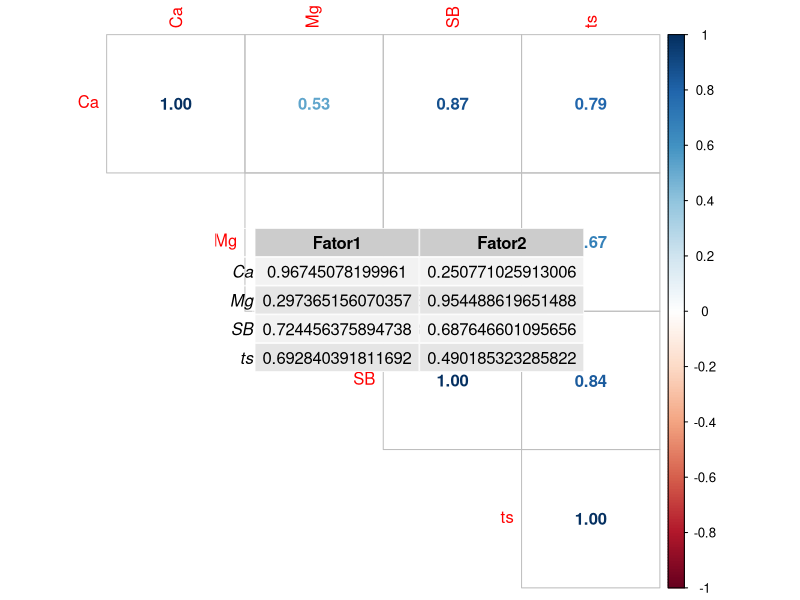
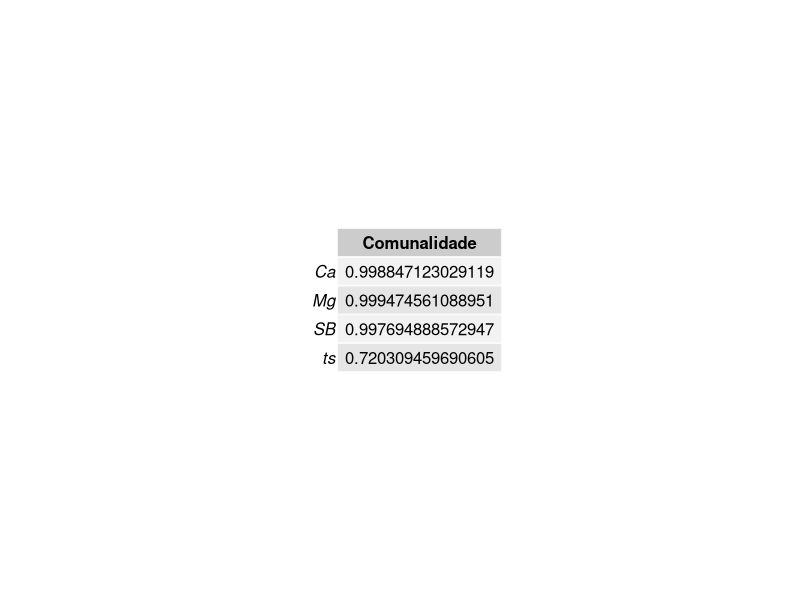
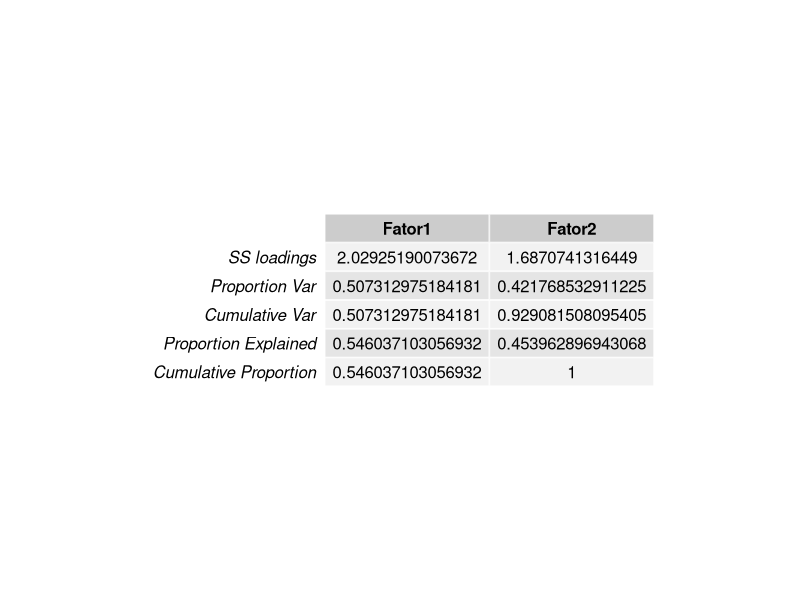
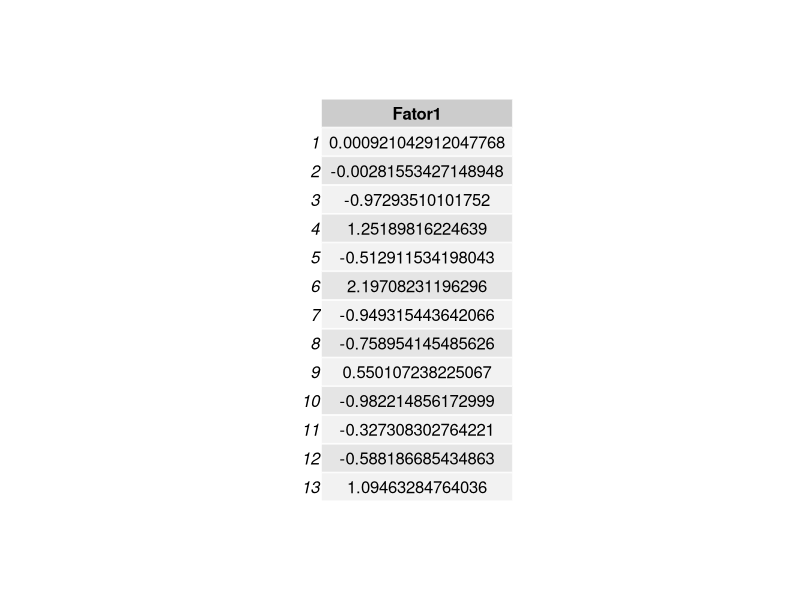

The R script that drew these images, in order:
## ---- chunk 1
dados <- data.frame(
  Ca = c(2.3, 2.5, 1.8, 3.4, 1.8, 3.7, 1.4, 1.5, 2.8, 1.4, 1.8, 1.9, 2.8),
  Mg = c(1.7, 2.5, 2.1, 2.5, 1.1, 1.4, 0.7, 0.6, 2.2, 0.8, 0.6, 1.7, 0.8),
  SB = c(4.1, 5.1, 4.1, 6.1, 3.0, 5.2, 2.2, 2.2, 5.1, 2.3, 2.5, 3.7, 3.7),
  ts = c(7.5, 7.4, 6.4, 8.4, 6.5, 8.5, 4.7, 4.0, 9.0, 3.7, 7.2, 6.0, 5.9)
)

dados
## ---- chunk 2
matriz_correlacoes <- cor(dados)
matriz_correlacoes
## ---- chunk 3
library(corrplot)

corrplot(matriz_correlacoes, method = "number", type = "upper")
## ---- chunk 4
library(psych)

bartlett_test <- cortest.bartlett(dados)
bartlett_test
## ---- chunk 5
kmo_test <- KMO(dados)
kmo_test
## ---- chunk 6
library(gridExtra)

resultados <- data.frame(
  Teste = c("Bartlett", "KMO"),
  Valor = c(bartlett_test$chisq, kmo_test$MSA),
  p_valor = c(bartlett_test$p.value, NA),
  stringsAsFactors = FALSE
)

grid.table(resultados)
## ---- chunk 7
#kable(resultados, col.names = c("Teste", "Valor", "p-valor"), align = "c")
## ---- chunk 8
# Ajuste

fa_model <- fa(dados, nfactors = 2, rotate = "varimax", fm = "pa")
## ---- chunk 9
# Cargas fatoriais

loadings <- as.data.frame(fa_model$loadings[])
colnames(loadings) <- c("Fator1", "Fator2")
## ---- chunk 10
# Comunalidades

comunalidades <- as.data.frame(fa_model$communality)
colnames(comunalidades) <- "Comunalidade"
## ---- chunk 11
library(grid)

grid.table(loadings)
grid.newpage()
grid.table(comunalidades)
## ---- chunk 12
variabilidade_explicada <- as.data.frame(fa_model$Vaccounted)
colnames(variabilidade_explicada) <- c("Fator1", "Fator2")
## ---- chunk 13
grid.newpage()
grid.table(variabilidade_explicada)
## ---- chunk 14
escores_fatoriais <- as.data.frame(factor.scores(dados, fa_model)$scores)
colnames(escores_fatoriais) <- c("Fator1", "Fator2")
## ---- chunk 15
grid.newpage()
grid.table(escores_fatoriais[1])
